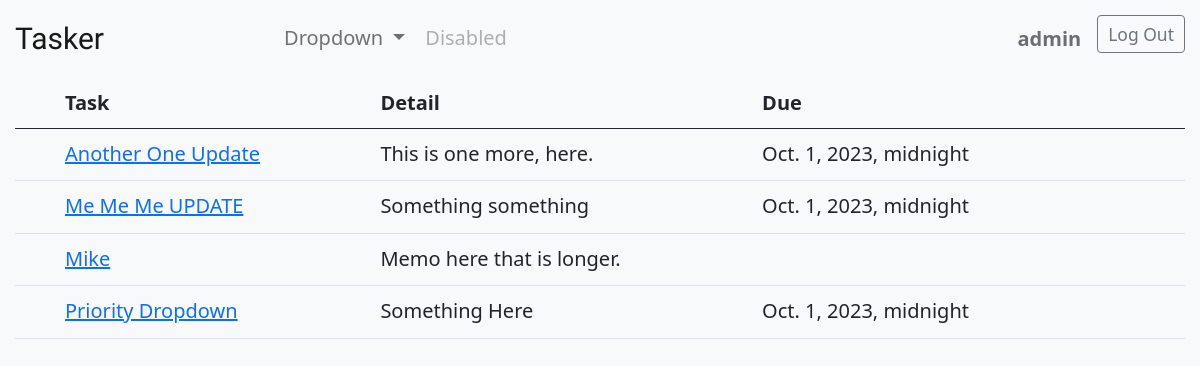
The page /todo/ (signed in) on the database its author committed.
### todo/models.py (models this page shows, shortened)
class Todo(models.Model):
    title = models.CharField(max_length=169)
    memo = models.TextField(blank=True)
    created = models.DateTimeField(auto_now_add=True)
    duedate = models.DateTimeField(null=True, blank=True)
    datecompleted = models.DateTimeField(null=True, blank=True)
    important = models.CharField(max_length=6, choices=PRIORITY_CHOICES)
    user = models.ForeignKey(User, on_delete=models.CASCADE)

### todo/views.py (the view)
# urls.py: path('todo/', views.currenttodo, name='currenttodo'),
@login_required
def currenttodo(request):
    todos = Todo.objects.filter(user=request.user, datecompleted__isnull=True)
    return render(request, 'todo/currenttodo.html', {'todos':todos})

### todo/templates/todo/currenttodo.html (shortened to what this page needs)
{% extends 'todo/base.html' %}
{% load static %}
{% block content %}
    <div class="container">
        <table class="table">
            <thead>
                <th></th>
                <th>Task</th>
                <th>Detail</th>
                <th>Due</th>
                <th></th>
                <th></th>
            </thead>
            {% for todo in todos %}
                <tr>
                    <td class="icon">
                        {% if todo.important == 'High' %}
                        <i class="bi bi-chevron-double-up" style="color: rgba(245,6,6,1);"></i>
                            {% elif todo.important == 'Medium' %}
                            <i class="bi bi-chevron-double-right" style="color: rgba(241,210,33,1);"></i>
                                {% elif todo.important == 'Low' %}
                                <i class="bi bi-chevron-double-down" style="color: rgba(18,193,25,1);"></i>
                                {% else %}
                                <i class="bi bi-box" style="color: rgba(123,126,123,1);"></i>
                        {% endif %}                    </td>
                    <td>
                        <a href="{% url 'viewtodo' todo.id %}">
                                {{ todo.title }}
                        </a>
                    </td>
                    <td class="memo">{{ todo.memo }}</td>
                    <td>
                        {% if todo.duedate is not None %}
                            {{ todo.duedate }}
                        {% endif %}
                    </td>
                    <td class="icon">
                        <form method="POST" action="{% url 'completetodo' todo.id %}">
                            <button type="submit" class="hidebtn">
                                <svg class="bi" fill="currentColor">
                                    <use xlink:href="{% static 'todo/icons/bootstrap-icons.svg' %}#bullseye"/>
                                </svg>
                            </button>
                        </form>
                    </td>
                    <td class="icon">
                        <form method="POST" action="{% url 'deletetodo' todo.id %}">
                            <button type="submit" class="hidebtn">
                                <svg class="bi text-danger" fill="currentColor">
                                    <use xlink:href="{% static 'todo/icons/bootstrap-icons.svg' %}#x-circle-fill"/>
                                </svg>
                            </button>
                        </form>
                    </td>
                </tr>
            {% endfor %}
        </table>
    </div>
{% endblock content %}

### todo/templates/todo/base.html (shortened to what this page needs)
<!DOCTYPE html>
<html lang="en">
{% load static %}
    <head>
        <link href="https://cdn.jsdelivr.net/npm/bootstrap@5.0.0-beta1/dist/css/bootstrap.min.css" rel="stylesheet">
        <link rel="stylesheet" type="text/css" href="{% static 'todo/style.css' %}"/>
        <link rel="stylesheet" type="text/css" href="{% static 'todo/icons/font/bootstrap-icons.css' %}"/>
    </head>
    <body class="bg-light">
    <nav class="navbar navbar-expand-lg navbar-light bg-light">
        <div class="container-fluid">
            <a class="navbar-brand navbar_custom" href="{% url 'home' %}">Tasker</a>
            <div class="collapse navbar-collapse" id="navbarSupportedContent">
            <ul class="navbar-nav me-auto mb-2 mb-lg-0">
                {% if user.is_authenticated %}
                <li class="nav-item">
                    <a class="nav-link active" aria-current="page" href="{% url 'createtodo' %}">
                        <svg class="bi" fill="currentColor">
                            <use xlink:href="{% static 'todo/icons/bootstrap-icons.svg' %}#plus-square"/>
                        </svg>
                    </a>
                </li>
                <li class="nav-item">
                    <a class="nav-link" href="{% url 'currenttodo' %}">
                        <svg class="bi" fill="currentColor">
                            <use xlink:href="{% static 'todo/icons/bootstrap-icons.svg' %}#list"/>
                        </svg>
                    </a>
                </li>
                <li class="nav-item">
                    <a class="nav-link" href="{% url 'completedtodo' %}">
                        <svg class="bi" fill="currentColor">
                            <use xlink:href="{% static 'todo/icons/bootstrap-icons.svg' %}#list-check"/>
                        </svg>
                    </a>
                </li>
                <li class="nav-item dropdown">
                    <a class="nav-link dropdown-toggle" href="#" id="navbarDropdown" role="button" data-bs-toggle="dropdown" aria-expanded="false">
                        Dropdown
                    </a>
                </li>
                {% endif %}
                <li class="nav-item">
                    <a class="nav-link disabled" href="#" tabindex="-1" aria-disabled="true">Disabled</a>
                </li>
            </ul>
            <div class="d-flex">
                {% if user.is_authenticated %}
                    <button class="btn is-primary" disabled>
                        <strong>{{ user.username }}</strong>
                    </button>
                    <form action="{% url 'logoutuser' %}" method="POST">
                        <button class="btn btn-outline-secondary btn-sm" type="submit">Log Out</button>
                    </form>
                {% endif %}
            </div>
            </div>
        </div>
    </nav>
    {% block content %}
    {% endblock content %}
    </body>
</html>

### todo/static/todo/style.css (style rules this page uses)
.navbar_custom { font-family: 'Bungee', cursive; font-size: 1.5em; }
body { margin: 0px; height: 100%; zoom: 1.25; -moz-transform: scale(1.25); -moz-transform-origin: 0 0; }
.bi { width: 1.5em; height: 1.5em; }
.hidebtn { background: none; padding: 0px; border: none; }
table td.icon { width: 2em; text-align: center; }

### rows shown on the page
Todo: important "High" (drawn), title "Another One Update", memo "This is one more, here.", duedate "Oct. 1, 2023, midnight"
Todo: important "Medium" (drawn), title "Me Me Me UPDATE", memo "Something something", duedate "Oct. 1, 2023, midnight"
Todo: important "Low" (drawn), title "Mike", memo "Memo here that is longer."
Todo: important "High" (drawn), title "Priority Dropdown", memo "Something Here", duedate "Oct. 1, 2023, midnight"

### other values the page prints
{{ user.username }} "admin"
